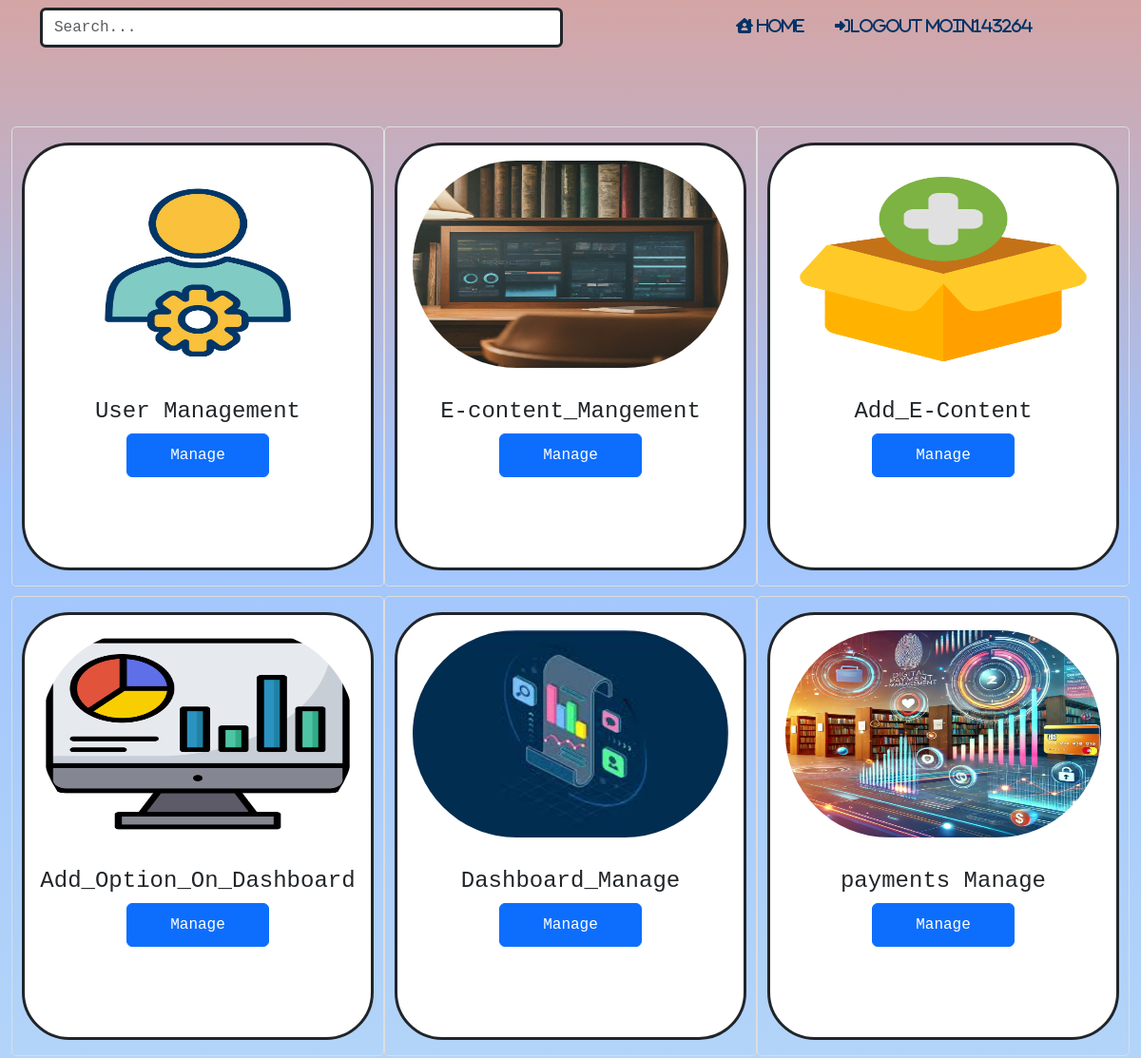
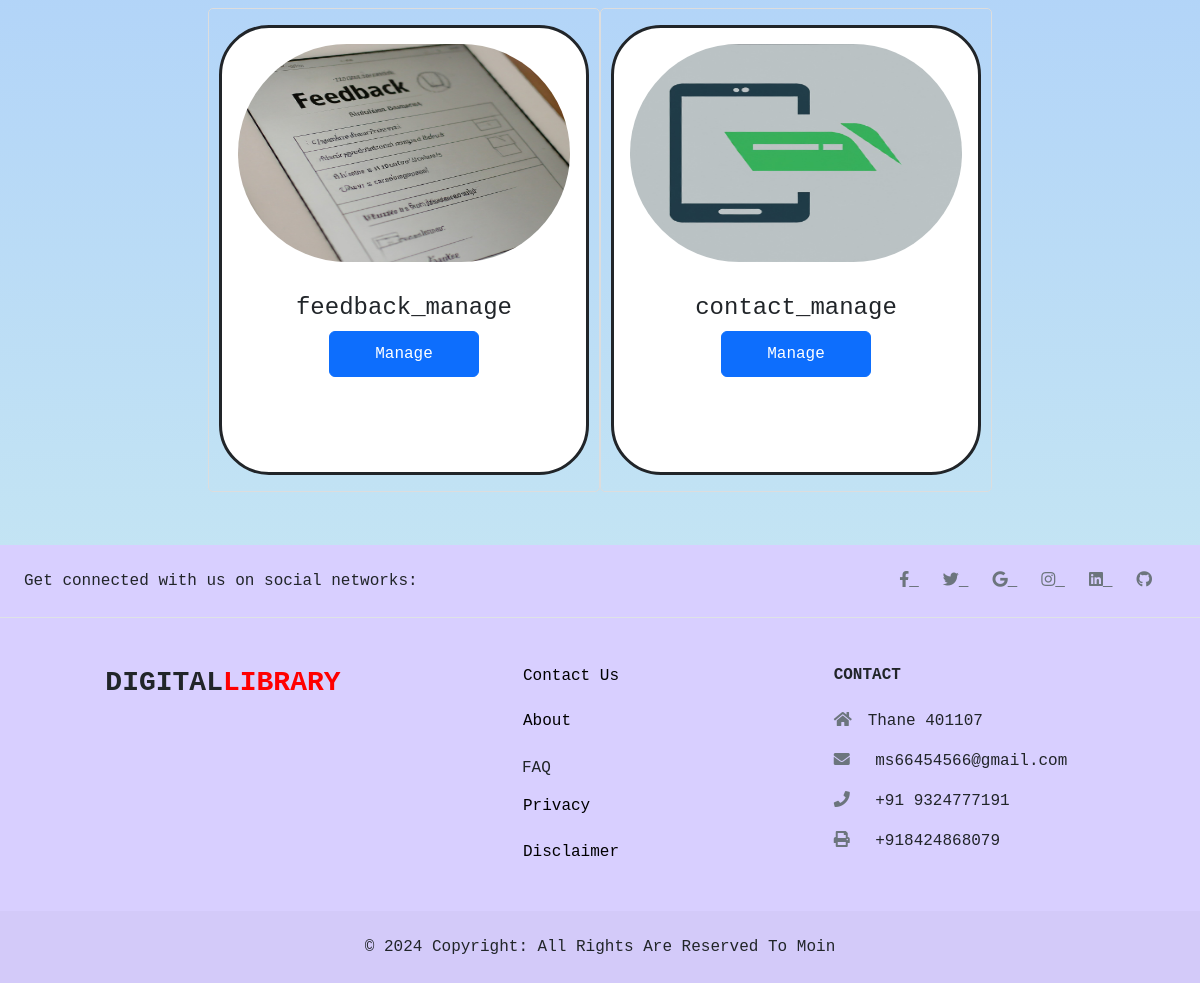
The page /admin/index.php (signed in) on the database its author committed (2 pictures, top to bottom).
### tables this page shows
CREATE TABLE `dash` (
  `id` int(11) NOT NULL,
  `name` varchar(1000) NOT NULL,
  `image` varchar(1000) NOT NULL,
  `link` varchar(1000) NOT NULL
);

### admin/index.php (the view, shortened to what this page needs)
<!DOCTYPE html>
<html lang="en">
  <head>
  <link rel="stylesheet" href="../animate.css?v=1.0" />
    <link
      rel="stylesheet"
      href="https://cdnjs.cloudflare.com/ajax/libs/font-awesome/5.15.4/css/all.min.css"
    />
    <link
      href="https://cdn.jsdelivr.net/npm/bootstrap@5.3.2/dist/css/bootstrap.min.css"
      rel="stylesheet"
    />
    <link rel="stylesheet" href="first.css">
  </head>
  <body
   class="ocean-breeze"
  >
    <header>
      <nav class="navbar navbar-expand-sm">
        <div class="container">
        <form
            class="d-flex w-50"
            style="position: relative"
            id="searchForm" onsubmit="return false;"
          >
            <input
              class="form-control me-sm-2 border border-dark border-3"
            type="text"
            id="searchQuery"
            placeholder="Search..."
            onkeyup="searchBooks()"
            style="box-shadow: none; max-width: 100%"
            />
          </form>
          <div class="collapse navbar-collapse" id="collapsibleNavId">
            <ul class="navbar-nav ms-auto mt-2 mt-lg-0 mx-5">
              <li class="nav-item me-3">
                <a class="nav-link " href="../index.php"><div class="icon"><i style="color:#003366" class="fa-solid fa-house-user"> Home</i> </div></a>
              </li>
              <li class="nav-item me-3">
                <a class="nav-link active" href="Admin_logout.php"
                  ><div class="sign-in">
                    <i
                      style="color: #003366"
                      class="fa-solid fa-right-to-bracket "
                    >logout  <?php echo isset($_SESSION["logged_in"]) ? $_SESSION["logged_in"] : ''; ?></i>
                  </div>
                </a>
              </li>
            </ul>
          </div>
        </div>
      </nav>
    </header>
<main>
    <div class="container-fluid my-5">
        <div class="row justify-content-center align-items-center g-2">
            <?php
             include "conn.php";
             $sql = "SELECT * FROM dash;";
             $result = mysqli_query($conn, $sql);
        if (mysqli_num_rows($result) > 0) {
            echo "<div class='row justify-content-center align-items-center g-2' id='bookList'>";
            while ($rows = mysqli_fetch_assoc($result)) {
                echo "<div class='col-sm-12 col-md-6 col-lg-4 py-3 book'>
                    <div class='card text-center border border-3 border-dark' style='border-radius:50px;height:450px;'>
                        <img class='card-img-top p-3 img-fluid' src='dash_image/{$rows['image']}' alt='Title' style='height:250px;border-radius:200px;background-image:transparent;' />
                        <div class='card-body'>
                            <h4 class='card-title book-title'>{$rows['name']}</h4>
                            <a class='btn btn-primary larger-btn' href='{$rows['link']}' role='button'>Manage</a>
                        </div>
                    </div>
                </div>";
            }
            echo "</div>";
        } else {
            echo "<p class='text-center'>NO</p>";
        }
        ?>
    </div>
      </div>
</main>
    <footer>
    </footer>
  </body>
</html>

### admin/first.css (style rules this page uses)
.larger-btn { font-size: 16px; padding: 10px 20px; width: 150px; }

### admin/index.php (style rules this page uses)
#bookList .book { border: 1px solid #ddd; padding: 10px; margin: 5px 0; border-radius: 5px; }

### rows shown on the page
dash: image (picture), name "User Management"
dash: image (picture), name "E-content_Mangement"
dash: image (picture), name "Add_E-Content"
dash: image (picture), name "Add_Option_On_Dashboard"
dash: image (picture), name "Dashboard_Manage"
dash: image (picture), name "payments Manage"
dash: image (picture), name "feedback_manage"
dash: image (picture), name "contact_manage"

### other values the page prints
$_SESSION["logged_in"] "Moin143264"
